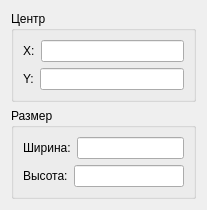
<?xml version="1.0" encoding="UTF-8"?>
<ui version="4.0">
 <class>SetCircleDialog</class>
 <widget class="QDialog" name="SetCircleDialog">
  <property name="geometry">
   <rect>
    <x>0</x>
    <y>0</y>
    <width>207</width>
    <height>190</height>
   </rect>
  </property>
  <property name="windowTitle">
   <string>Dialog</string>
  </property>
  <layout class="QVBoxLayout" name="verticalLayout_3">
   <item>
    <widget class="QGroupBox" name="groupBox">
     <property name="title">
      <string>Центр</string>
     </property>
     <layout class="QVBoxLayout" name="verticalLayout">
      <item>
       <layout class="QHBoxLayout" name="horizontalLayout">
        <item>
         <widget class="QLabel" name="label">
          <property name="text">
           <string>X:</string>
          </property>
         </widget>
        </item>
        <item>
         <widget class="QLineEdit" name="lineEditCentreX">
          <property name="alignment">
           <set>Qt::AlignRight|Qt::AlignTrailing|Qt::AlignVCenter</set>
          </property>
         </widget>
        </item>
       </layout>
      </item>
      <item>
       <layout class="QHBoxLayout" name="horizontalLayout_2">
        <item>
         <widget class="QLabel" name="label_2">
          <property name="text">
           <string>Y:</string>
          </property>
         </widget>
        </item>
        <item>
         <widget class="QLineEdit" name="lineEditCentreY">
          <property name="alignment">
           <set>Qt::AlignRight|Qt::AlignTrailing|Qt::AlignVCenter</set>
          </property>
         </widget>
        </item>
       </layout>
      </item>
     </layout>
    </widget>
   </item>
   <item>
    <widget class="QGroupBox" name="groupBox_2">
     <property name="title">
      <string>Размер</string>
     </property>
     <layout class="QVBoxLayout" name="verticalLayout_2">
      <item>
       <layout class="QHBoxLayout" name="horizontalLayout_3">
        <item>
         <widget class="QLabel" name="label_3">
          <property name="text">
           <string>Ширина:</string>
          </property>
         </widget>
        </item>
        <item>
         <widget class="QLineEdit" name="lineEditWidth">
          <property name="alignment">
           <set>Qt::AlignRight|Qt::AlignTrailing|Qt::AlignVCenter</set>
          </property>
         </widget>
        </item>
       </layout>
      </item>
      <item>
       <layout class="QHBoxLayout" name="horizontalLayout_4">
        <item>
         <widget class="QLabel" name="label_4">
          <property name="text">
           <string>Высота:</string>
          </property>
         </widget>
        </item>
        <item>
         <widget class="QLineEdit" name="lineEditHeight">
          <property name="alignment">
           <set>Qt::AlignRight|Qt::AlignTrailing|Qt::AlignVCenter</set>
          </property>
         </widget>
        </item>
       </layout>
      </item>
     </layout>
    </widget>
   </item>
  </layout>
 </widget>
 <resources/>
 <connections/>
</ui>
